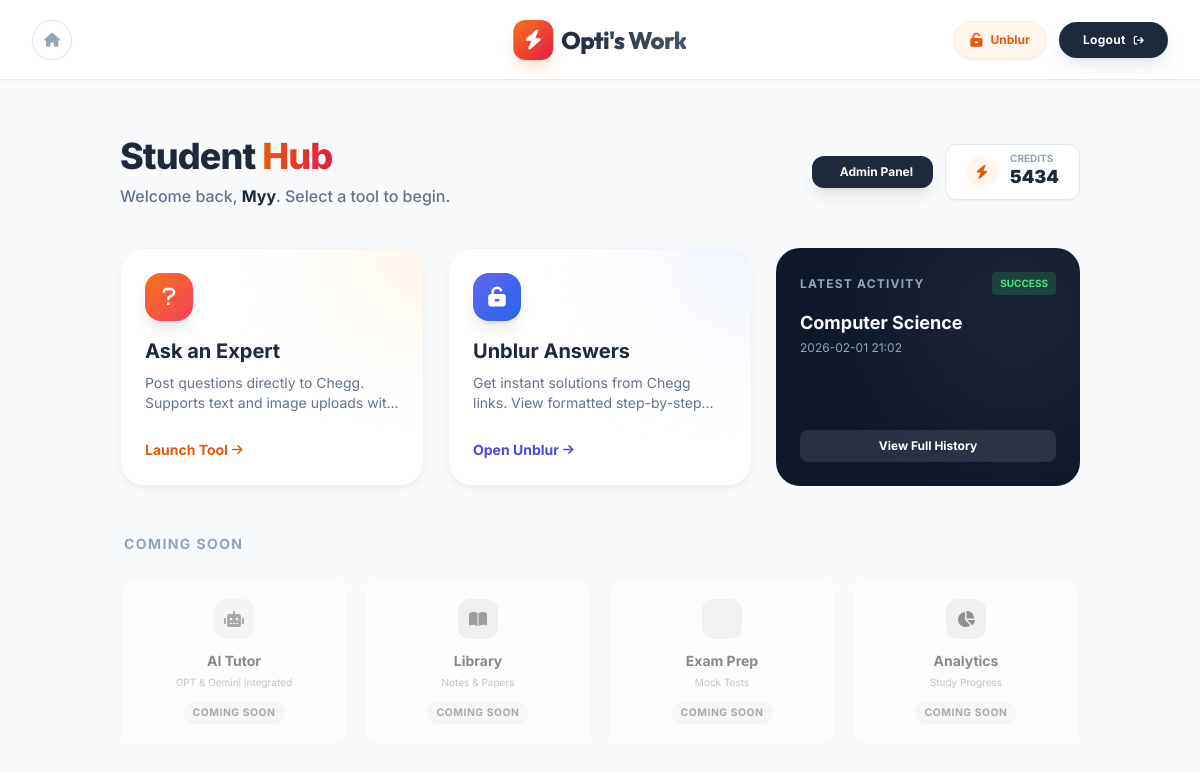
The page /dashboard (signed in) on the database its author committed.
### models.py (models this page shows)
class User(UserMixin, db.Model):
    id = db.Column(db.Integer, primary_key=True)
    username = db.Column(db.String(150), unique=True, nullable=False)
    password = db.Column(db.String(150), nullable=False)
    role = db.Column(db.String(50), default='user')
    credits = db.Column(db.Integer, default=0)
    manager_id = db.Column(db.Integer, db.ForeignKey('user.id'), nullable=True)
    service_accounts = db.relationship('ServiceAccount', backref='owner', lazy=True, foreign_keys='ServiceAccount.owner_id')

class Job(db.Model):
    id = db.Column(db.Integer, primary_key=True)
    user_id = db.Column(db.Integer, db.ForeignKey('user.id'), nullable=False)
    subject = db.Column(db.String(100), nullable=False)
    content = db.Column(db.Text, nullable=False)
    status = db.Column(db.String(50), default='Pending')
    result_message = db.Column(db.Text, nullable=True)
    timestamp = db.Column(db.DateTime, default=datetime.utcnow)

### app.py (the view, shortened to what this page needs)
@app.route('/dashboard', methods=['GET', 'POST'])
@login_required
def dashboard():
    global RECENT_POSTS
    if current_user.role == 'super_admin':
        target_owner_id = None
        accounts = ServiceAccount.query.all()
    elif current_user.role == 'admin':
        target_owner_id = current_user.id
        accounts = ServiceAccount.query.filter_by(owner_id=target_owner_id).all()
    else:
        target_owner_id = current_user.manager_id
        if target_owner_id:
            accounts = ServiceAccount.query.filter_by(owner_id=target_owner_id).all()
        else:
            accounts = []
    my_jobs = Job.query.filter_by(user_id=current_user.id).order_by(Job.timestamp.desc()).all()
    return render_template('dashboard.html',
                           user=current_user,
                           accounts=accounts,
                           jobs=my_jobs)

### app.py (called while the page is built)
@login_manager.user_loader
def load_user(user_id):
    return db.session.get(User, int(user_id))

### templates/dashboard.html (shortened to what this page needs)
{% extends "base.html" %}
{% block content %}
<div id="hub-view" class="min-h-screen pb-20">
    <div class="max-w-7xl mx-auto pt-10 px-4 mb-10 animate-enter">
        <div class="flex flex-col md:flex-row justify-between items-end md:items-center gap-6">
            <div>
                <h1 class="text-4xl font-extrabold text-slate-800 tracking-tight mb-2">
                    Student <span class="text-transparent bg-clip-text bg-gradient-to-r from-orange-600 to-rose-600">Hub</span>
                </h1>
                <p class="text-slate-500 font-medium">Welcome back, <strong class="text-slate-800">{{ user.username }}</strong>. Select a tool to begin.</p>
            </div>
            <div class="flex flex-wrap items-center gap-3">
                {% if user.role == 'admin' %}
                <a href="{{ url_for('admin') }}" class="px-5 py-2 bg-slate-800 text-white text-xs font-bold rounded-xl shadow-lg hover:bg-slate-700 transition-all flex items-center gap-2">
                     Admin Panel
                </a>
                {% endif %}
                <div class="bg-white px-5 py-2 rounded-xl border border-slate-200 shadow-sm flex items-center gap-3">
                    <div class="w-8 h-8 rounded-full bg-orange-50 flex items-center justify-center text-orange-600">
                        <i class="fa-solid fa-bolt text-sm"></i>
                    </div>
                    <div class="flex flex-col leading-none">
                        <span class="text-[10px] uppercase font-bold text-slate-400">Credits</span>
                        <span class="text-lg font-black text-slate-800">{{ user.credits }}</span>
                    </div>
                </div>
            </div>
        </div>
    </div>
    <div class="max-w-7xl mx-auto px-4 grid grid-cols-1 md:grid-cols-2 lg:grid-cols-3 gap-6 mb-12 animate-enter delay-100">
        <div onclick="openTool()" class="glass-card p-6 rounded-3xl cursor-pointer group relative overflow-hidden">
            <div class="absolute top-0 right-0 w-32 h-32 bg-orange-100 rounded-full blur-3xl -mr-16 -mt-16 transition-all group-hover:bg-orange-200"></div>
            <div class="relative z-10">
                <div class="w-12 h-12 rounded-2xl bg-gradient-to-br from-orange-500 to-rose-500 text-white flex items-center justify-center text-xl shadow-lg mb-4">
                    <i class="fa-solid fa-question"></i>
                </div>
                <h3 class="text-xl font-bold text-slate-800 mb-2">Ask an Expert</h3>
                <p class="text-sm text-slate-500 mb-6 line-clamp-2">Post questions directly to Chegg. Supports text and image uploads with OCR.</p>
                <span class="inline-flex items-center text-orange-600 font-bold text-sm group-hover:gap-2 transition-all">
                    Launch Tool <i class="fa-solid fa-arrow-right ml-1 text-xs"></i>
                </span>
            </div>
        </div>
        <a href="{{ url_for('unblur') }}" class="glass-card p-6 rounded-3xl cursor-pointer group relative overflow-hidden block">
            <div class="absolute top-0 right-0 w-32 h-32 bg-indigo-100 rounded-full blur-3xl -mr-16 -mt-16 transition-all group-hover:bg-indigo-200"></div>
            <div class="relative z-10">
                <div class="w-12 h-12 rounded-2xl bg-gradient-to-br from-indigo-500 to-blue-600 text-white flex items-center justify-center text-xl shadow-lg mb-4">
                    <i class="fa-solid fa-unlock-keyhole"></i>
                </div>
                <h3 class="text-xl font-bold text-slate-800 mb-2">Unblur Answers</h3>
                <p class="text-sm text-slate-500 mb-6 line-clamp-2">Get instant solutions from Chegg links. View formatted step-by-step answers.</p>
                <span class="inline-flex items-center text-indigo-600 font-bold text-sm group-hover:gap-2 transition-all">
                    Open Unblur <i class="fa-solid fa-arrow-right ml-1 text-xs"></i>
                </span>
            </div>
        </a>
        {% if jobs %}
        {% set latest = jobs[0] %}
        <div class="bg-slate-900 p-6 rounded-3xl relative overflow-hidden flex flex-col justify-between">
            <div class="absolute top-0 right-0 w-64 h-64 bg-white/5 rounded-full blur-3xl -mr-16 -mt-16"></div>
            <div>
                <div class="flex items-center justify-between mb-4">
                    <span class="text-xs font-bold text-slate-400 uppercase tracking-widest">Latest Activity</span>
                    {% if latest.status == 'Completed' %}
                        <span class="bg-green-500/20 text-green-400 px-2 py-1 rounded text-[10px] font-bold">SUCCESS</span>
                    {% elif latest.status == 'Failed' %}
                        <span class="bg-red-500/20 text-red-400 px-2 py-1 rounded text-[10px] font-bold">FAILED</span>
                    {% else %}
                        <span class="bg-yellow-500/20 text-yellow-400 px-2 py-1 rounded text-[10px] font-bold">PROCESSING</span>
                    {% endif %}
                </div>
                <p class="text-white font-bold line-clamp-2 text-lg leading-snug mb-1">{{ latest.subject }}</p>
                <p class="text-slate-400 text-xs truncate">{{ latest.timestamp.strftime('%Y-%m-%d %H:%M') }}</p>
            </div>
            <button onclick="openTool(); switchTab('history')" class="mt-4 w-full py-2 bg-white/10 hover:bg-white/20 text-white text-xs font-bold rounded-lg transition-colors text-center">
                View Full History
            </button>
        </div>
        {% endif %}
    </div>
    <div class="max-w-7xl mx-auto px-4 mb-8 animate-enter delay-200">
        <h2 class="text-sm font-bold text-slate-400 uppercase tracking-widest mb-6 ml-1">Coming Soon</h2>
        <div class="grid grid-cols-2 md:grid-cols-4 gap-4">
            <div class="bg-white p-5 rounded-2xl border border-slate-100 flex flex-col items-center text-center opacity-60 grayscale hover:grayscale-0 hover:opacity-100 transition-all duration-500">
                <div class="w-10 h-10 rounded-xl bg-emerald-100 text-emerald-600 flex items-center justify-center mb-3">
                    <i class="fa-solid fa-robot"></i>
                </div>
                <h4 class="font-bold text-slate-700 text-sm">AI Tutor</h4>
                <p class="text-[10px] text-slate-400 mt-1 mb-3">GPT & Gemini Integrated</p>
                <span class="badge-soon">Coming Soon</span>
            </div>
            <div class="bg-white p-5 rounded-2xl border border-slate-100 flex flex-col items-center text-center opacity-60 grayscale hover:grayscale-0 hover:opacity-100 transition-all duration-500">
                <div class="w-10 h-10 rounded-xl bg-blue-100 text-blue-600 flex items-center justify-center mb-3">
                    <i class="fa-solid fa-book-open"></i>
                </div>
                <h4 class="font-bold text-slate-700 text-sm">Library</h4>
                <p class="text-[10px] text-slate-400 mt-1 mb-3">Notes & Papers</p>
                <span class="badge-soon">Coming Soon</span>
            </div>
            <div class="bg-white p-5 rounded-2xl border border-slate-100 flex flex-col items-center text-center opacity-60 grayscale hover:grayscale-0 hover:opacity-100 transition-all duration-500">
                <div class="w-10 h-10 rounded-xl bg-purple-100 text-purple-600 flex items-center justify-center mb-3">
                </div>
                <h4 class="font-bold text-slate-700 text-sm">Exam Prep</h4>
                <p class="text-[10px] text-slate-400 mt-1 mb-3">Mock Tests</p>
                <span class="badge-soon">Coming Soon</span>
            </div>
            <div class="bg-white p-5 rounded-2xl border border-slate-100 flex flex-col items-center text-center opacity-60 grayscale hover:grayscale-0 hover:opacity-100 transition-all duration-500">
                <div class="w-10 h-10 rounded-xl bg-rose-100 text-rose-600 flex items-center justify-center mb-3">
                    <i class="fa-solid fa-chart-pie"></i>
                </div>
                <h4 class="font-bold text-slate-700 text-sm">Analytics</h4>
                <p class="text-[10px] text-slate-400 mt-1 mb-3">Study Progress</p>
                <span class="badge-soon">Coming Soon</span>
            </div>
        </div>
    </div>
</div>
{% endblock %}

### templates/base.html (style rules this page uses)
body { font-family: 'Inter', sans-serif; }

### templates/dashboard.html (style rules this page uses)
.animate-enter { animation: slideUpFade 0.6s cubic-bezier(0.16, 1, 0.3, 1) forwards; }
.delay-100 { animation-delay: 0.1s; }
.delay-200 { animation-delay: 0.2s; }
.glass-card { background: white; border: 1px solid #f1f5f9; box-shadow: 0 4px 6px -1px rgba(0, 0, 0, 0.05), 0 2px 4px -1px rgba(0, 0, 0, 0.03); transition: all 0.3s ease; }
.badge-soon { background: #f1f5f9; color: #64748b; font-size: 0.65rem; padding: 0.2rem 0.6rem; border-radius: 9999px; font-weight: 700; text-transform: uppercase; letter-spacing: 0.05em; }

### rows shown on the page
User: username "Myy", credits "5434"
Job: subject "Computer Science", timestamp "2026-02-01 21:02"
